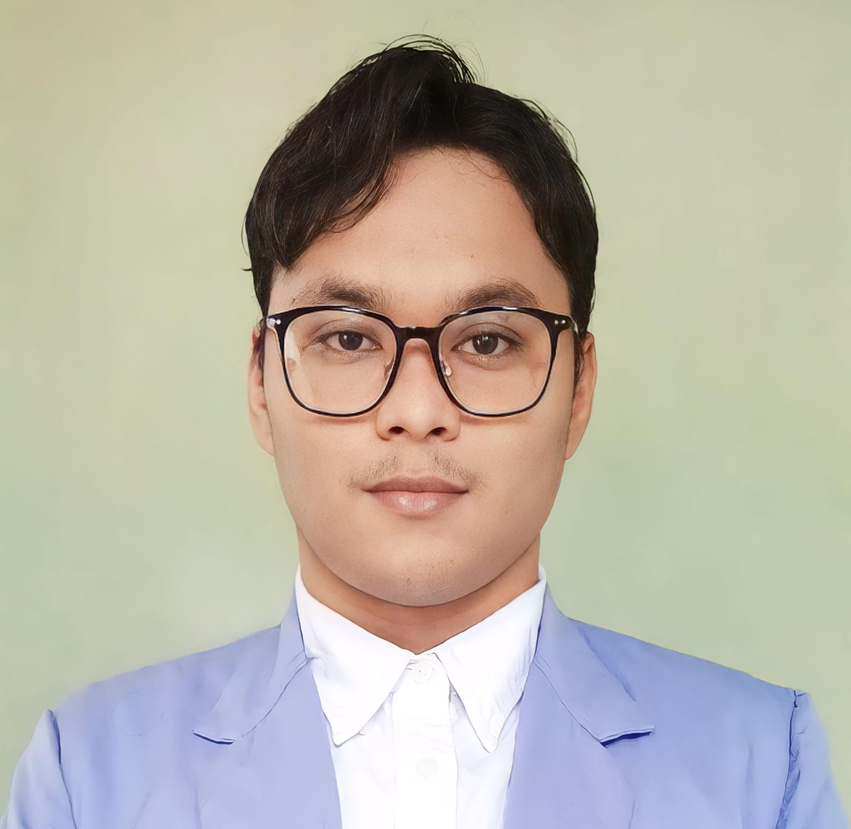
#> input picture rizki.png, 851 x 829 px, shrunk from 1600 x 1560 before the run
$ python index.py
#> lines starting #> are read from the running program, lines starting #| are printed output that depends on the picture; after the words box and inside, x2 and y2 are one past the last pixel; in counts of white or black regions, pixels touching at a corner belong together
import cv2
import matplotlib.pyplot as plt

imagePath = 'rizki.png'

img = cv2.imread(imagePath)
#> img is the input picture: shape (829, 851, 3); mean B, G, R 168, 181.1, 186.1

print(img.shape)
#| (829, 851, 3)

gray_image = cv2.cvtColor(img, cv2.COLOR_BGR2GRAY)
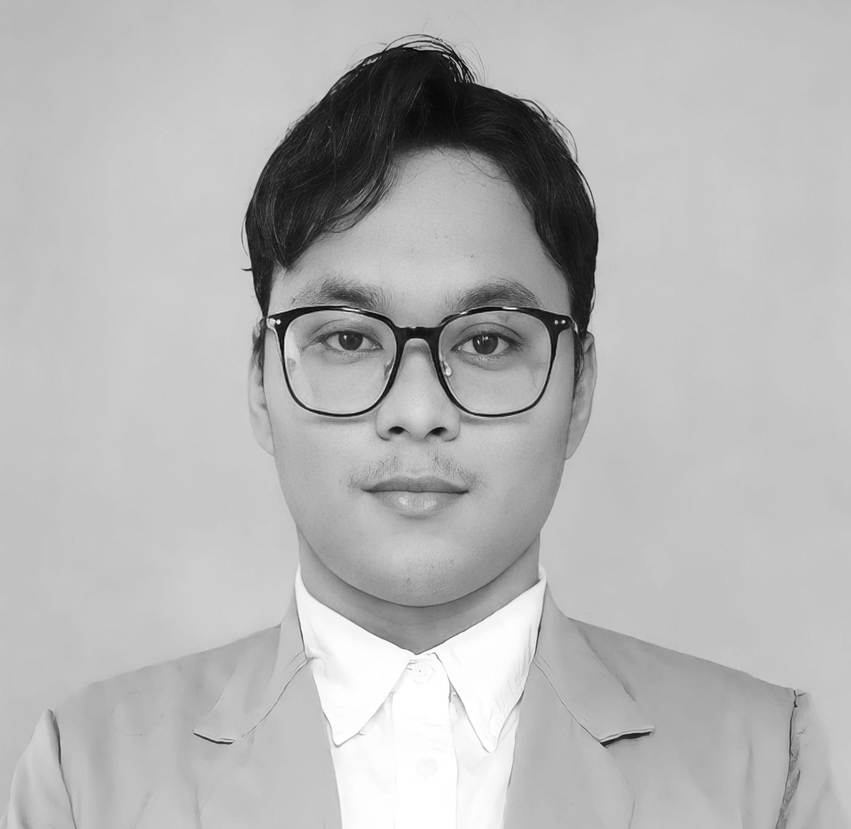
#> gray_image: shape (829, 851); min 1, max 255, mean 181.1
print(gray_image.shape)
#| (829, 851)

face_classifier = cv2.CascadeClassifier(
    cv2.data.haarcascades + "haarcascade_frontalface_default.xml"
)

face = face_classifier.detectMultiScale(
    gray_image, scaleFactor=1.1, minNeighbors=5, minSize=(40, 40)
)
#> face = [[221, 179, 403, 403]]

for (x, y, w, h) in face:
    cv2.rectangle(img, (x, y), (x + w, y + h), (0, 255, 0), 4)
#> this loop made 1 pass
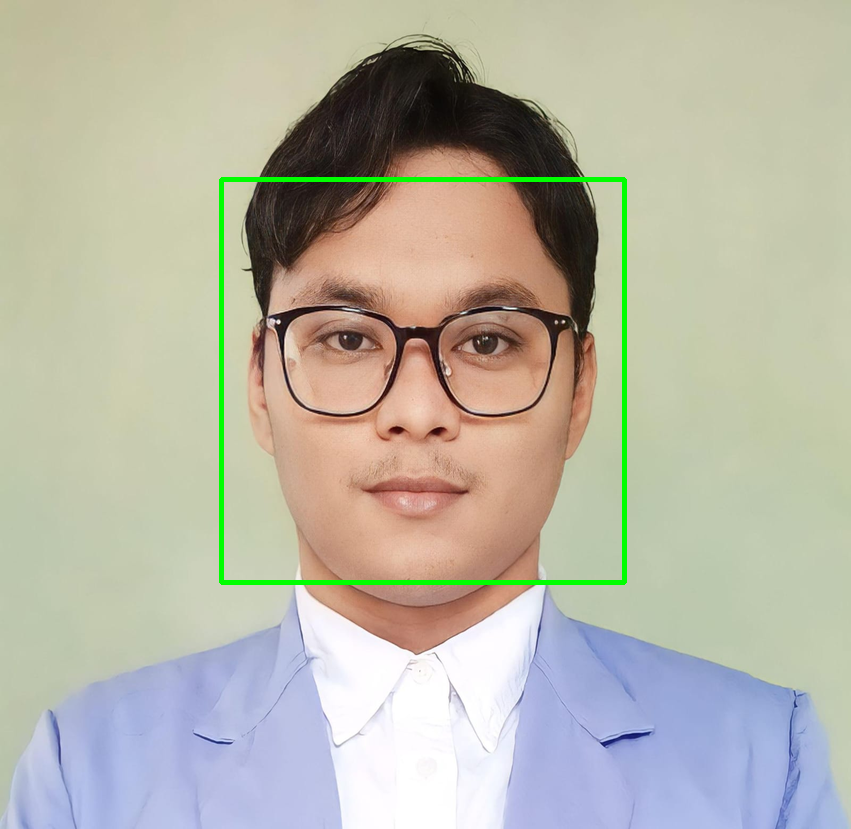
#> img: shape (829, 851, 3); 1.14% of pixels changed, all inside (x1, y1, x2, y2) = (219, 177, 627, 585)


img_rgb = cv2.cvtColor(img, cv2.COLOR_BGR2RGB)

plt.figure(figsize=(20,10))
plt.imshow(img_rgb)
plt.axis('off')
plt.show()

$ run again, with ddf.jpg saved as rizki.png
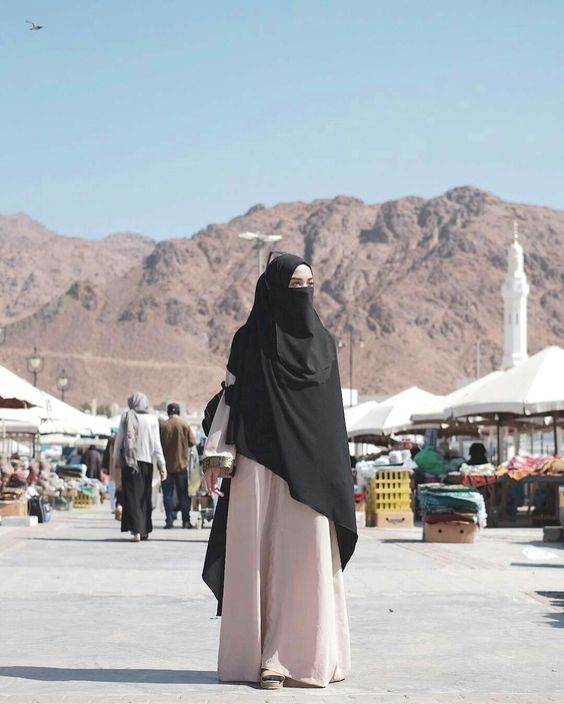
#> input picture ddf.jpg, 564 x 704 px
#> img is the input picture: shape (704, 564, 3); mean B, G, R 178, 173.8, 170.3
#| (704, 564, 3)
#> `gray_image = cv2.cvtColor(img, cv2.COLOR_BGR2GRAY)`:
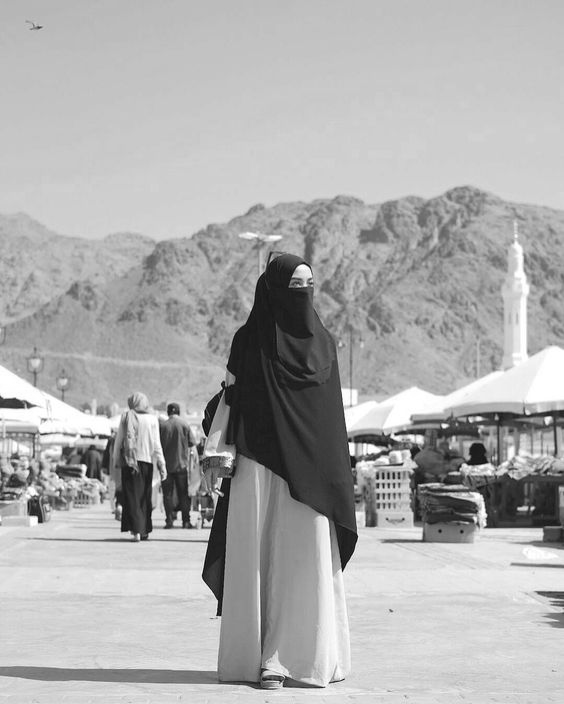
#> gray_image: shape (704, 564); min 4, max 255, mean 173.2
#| (704, 564)
#> face = ()
